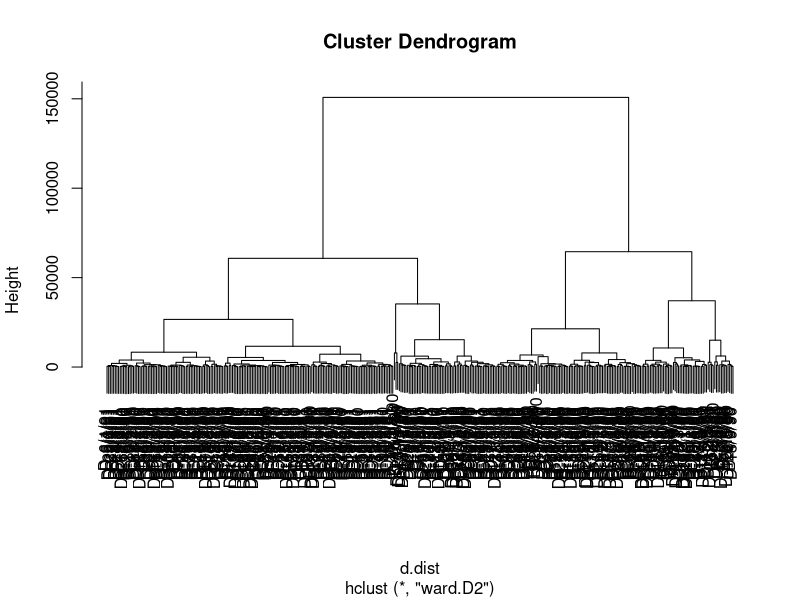
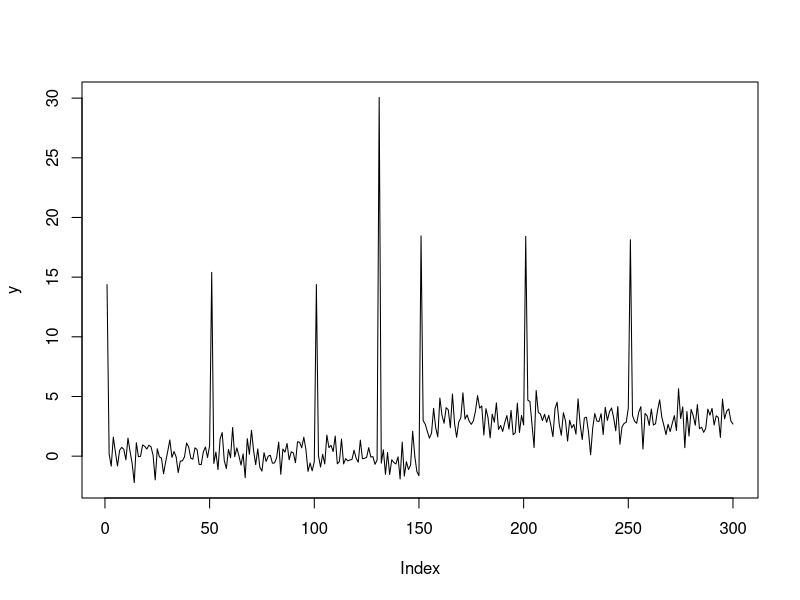
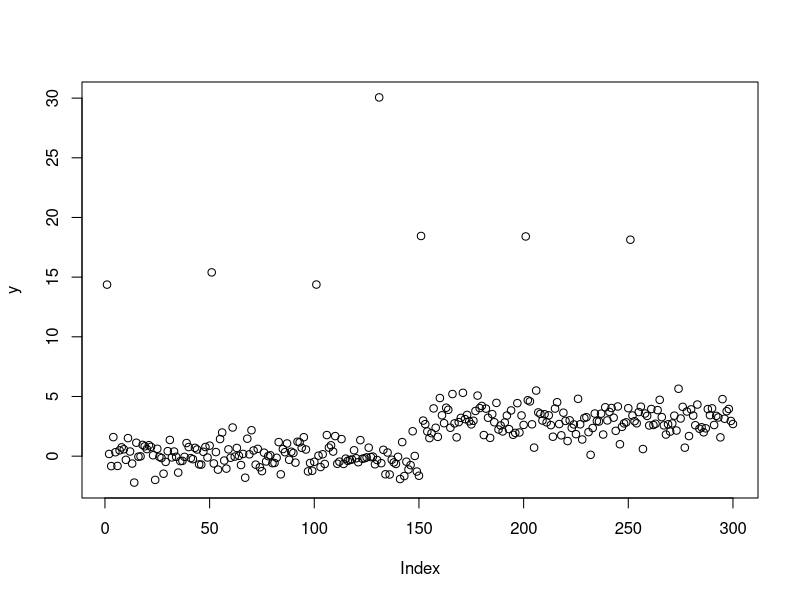
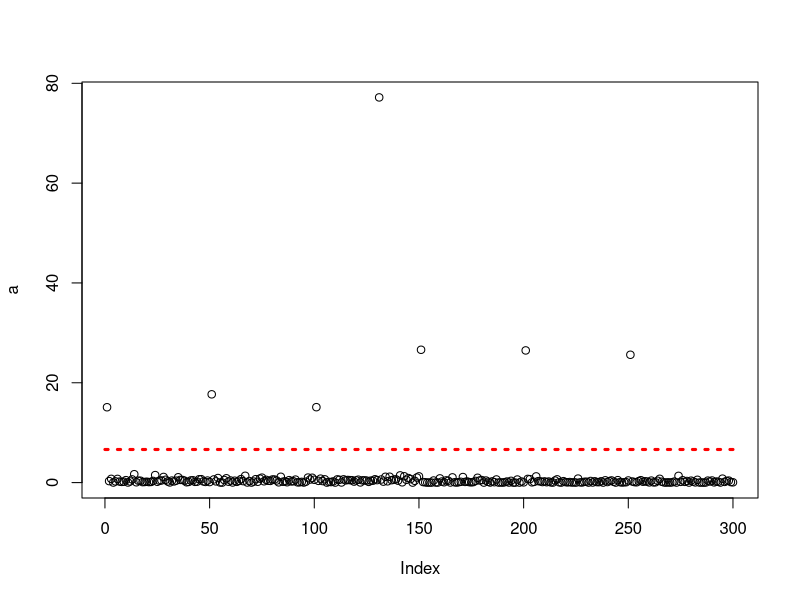
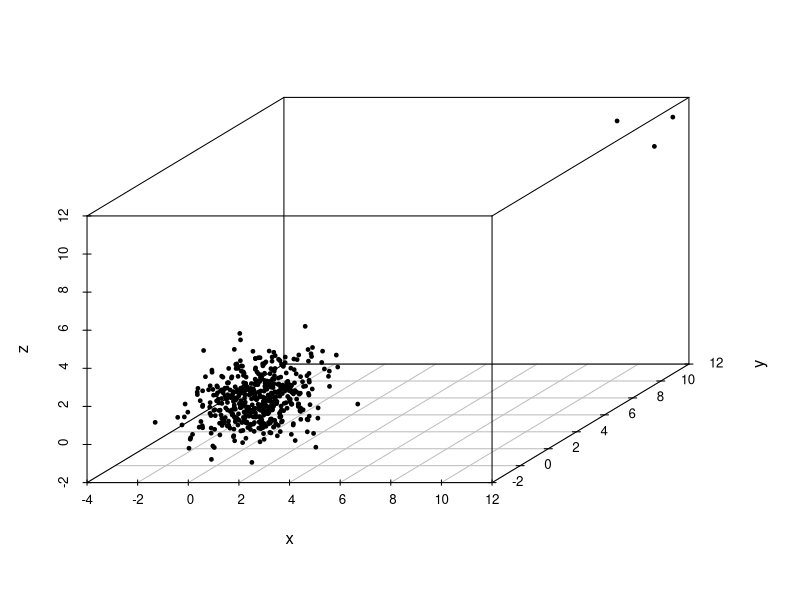
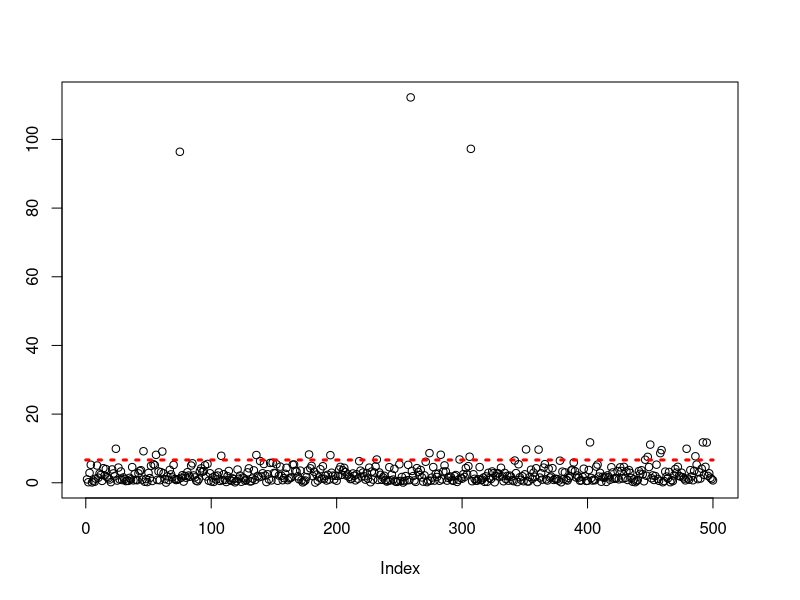
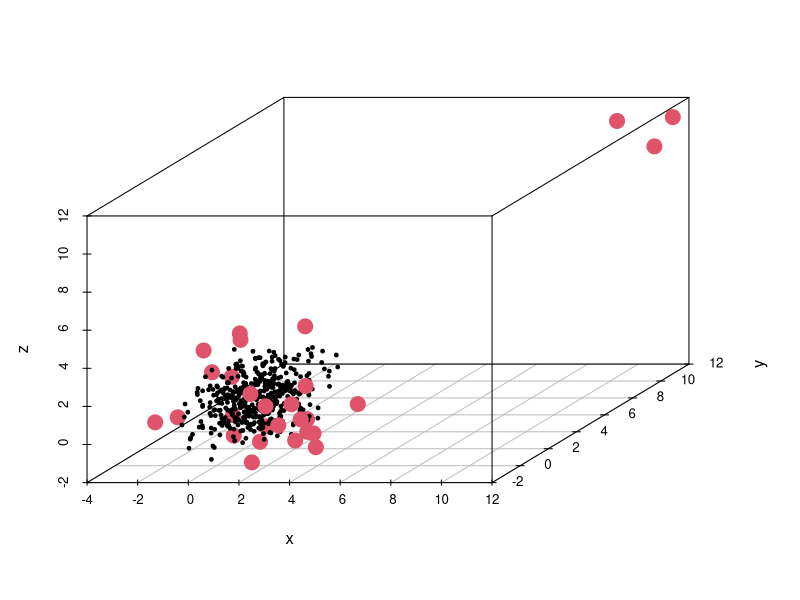
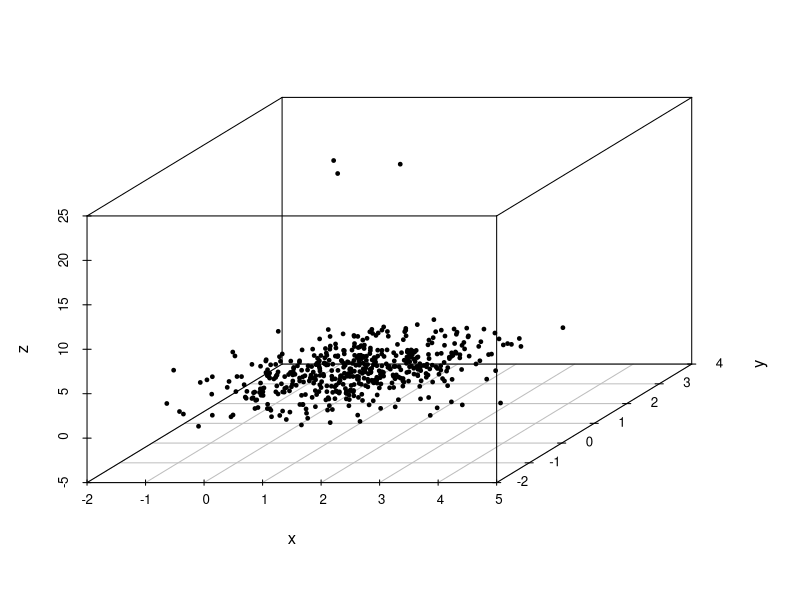

Source code (R) for these figures, in order:
# Anomaly detection
# Examples based on the following blog:
# http://tjo.hatenablog.com/entry/2017/01/11/190000
# Which was based on the following book:
# https://www.amazon.co.jp/%E5%85%A5%E9%96%80-%E6%A9%9F%E6%A2%B0%E5%AD%A6%E7%BF%92%E3%81%AB%E3%82%88%E3%82%8B%E7%95%B0%E5%B8%B8%E6%A4%9C%E7%9F%A5%E2%80%95R%E3%81%AB%E3%82%88%E3%82%8B%E5%AE%9F%E8%B7%B5%E3%82%AC%E3%82%A4%E3%83%89-%E4%BA%95%E6%89%8B-%E5%89%9B/dp/4339024910

d <- read.csv('watertreatment_mod.csv')

d.dist <- dist(d[,-1])

d.hcl <- hclust(d.dist, method='ward.D2')

plot(d.hcl, labels=d[,1])

# Try k-means for 4 to 10 clusters

for (i in 4:10){
  km <- kmeans(d[,-1], centers = i)
  print(table(km$cluster))
}

# Investigate the cluster of only 3 datapoints for k > 7
for (i in 8:10){
  km <- kmeans(d[,-1], centers = i)
  cls <- which(table(km$cluster)==3)
  print(d$date[km$cluster==cls])
}

# Seems the 3 same dates have anomalies

###################

# Part 2
# http://tjo.hatenablog.com/entry/2017/02/08/190000

# Anomaly detection for 1-D case under normal distribution

# Create data

set.seed(1)
x1 <- rnorm(300) # White noise
x2 <- rep(c(15, rep(0,49)),6) # Create data spikes
x3 <- c(rep(0,150),rep(3,150)) # Step data

x <- x1 + x2 + x3
y <- x+c(rep(0,130),30,rep(0,169)) # Add anomaly of size 30 at 131st element

# Line plot
plot(y, type = 'l')

# point plot
plot(y)

mu <- mean(y)
s2 <- mean((y - mu)^2)
mu
s2

a <- (y - mu)^2 / s2
thr <- qchisq(0.99, 1) # Deviation from 99% threshold of Chi Sq distro

plot(a)
segments(0, thr, 300, thr, col='red', lty = 3, lwd = 3) # draw lines

# Note how the spike at 30 is looks even more like an anomaly when graphed using Chi Sq

# Hotelling T2

# Normally distrbuted variables in 3D
set.seed(1)
x <- rnorm(n = 500, mean = 1, sd = 1)
set.seed(2)
y <- rnorm(n = 500, mean = 1, sd = 1)
set.seed(3)
z <- rnorm(n = 500, mean = 1, sd = 1)
d <- data.frame(x = x, y = y, z = z)

# Add 3 anomalies
set.seed(4)
idx <- sample(nrow(d), 3)
d[idx,] <- d[idx,] + 10

install.packages('scatterplot3d')
library(scatterplot3d)
scatterplot3d(d, pch=19, cex.symbols=0.5)

# Calculate Hotelling's T^2
X <- as.matrix(d)
mx <- colMeans(X)
Xc <- as.matrix(X) - matrix(1, nrow(X), 1) %*% mx
Sx <- t(Xc) %*% Xc / nrow(X)
am <- rowSums((Xc %*% solve(Sx)) * Xc)
thr <- qchisq(0.99, 1)
plot(am)
segments(0, thr, 500, thr, col='red', lty=3, lwd=3)

# Plot the anomalies in red
idx_a <- which(am > thr)
col_3d <- rep(1, 500)
col_3d[idx_a] <- 2
cex_3d <- rep(0.5, 500)
cex_3d[idx_a] <- 2
scatterplot3d(d, pch=19, cex.symbols = cex_3d, color=col_3d)

# Mahalanobis-Taguchi Method
# http://tjo.hatenablog.com/entry/2017/02/08/190000

# Make 3D points from normally ditributed random numbers

xt <- rnorm(n = 500, mean = 1, sd = 1)
yt <- rnorm(n = 500, mean = 1, sd = 1)
zt <- rnorm(n = 500, mean = 1, sd = 1)
dt <- data.frame(x = xt, y = yt, z = zt)

# Insert 3 deviations in the z direction
idxt <- sample(nrow(dt), 3)
dt[idxt,3] <- dt[idxt,3] + 20
scatterplot3d(dt, pch=19, cex.symbols = 0.5)

# Find anomalies using Hotelling T^2 and Mahalanobis-Taguchi
Xt <- as.matrix(dt)
mxt <- colMeans(Xt)
Xct <- as.matrix(Xt) - matrix(1, nrow(Xt), 1) %*% mxt
Sxt <- t(Xct) %*% Xct / nrow(Xt)
amt <- rowSums((Xct %*% solve(Sxt)) * Xct) / ncol(Xt)
thrt <- 1
plot(amt)
segments(0, thrt, 500, thrt, col = 'red', lty=3, lwd=3)

# Plot the anomalies as red points
idx_at <- which(amt > thrt)
col_3dt <- rep(1, 500)
col_3dt[idx_at] <- 2
cex_3dt <- rep(0.5, 500)
cex_3dt[idx_at] <- 2
scatterplot3d(dt, pch=19, cex.symbols = cex_3dt, color=col_3dt)

# Plot signal/noise ratio

par(mfrow=c(2,2))

for (i in 1:3){
  xc_prime <- Xct[idxt[i],]
  SN1 <- 10*log10(xc_prime^2 / diag(Sxt))
  barplot(SN1)
}
